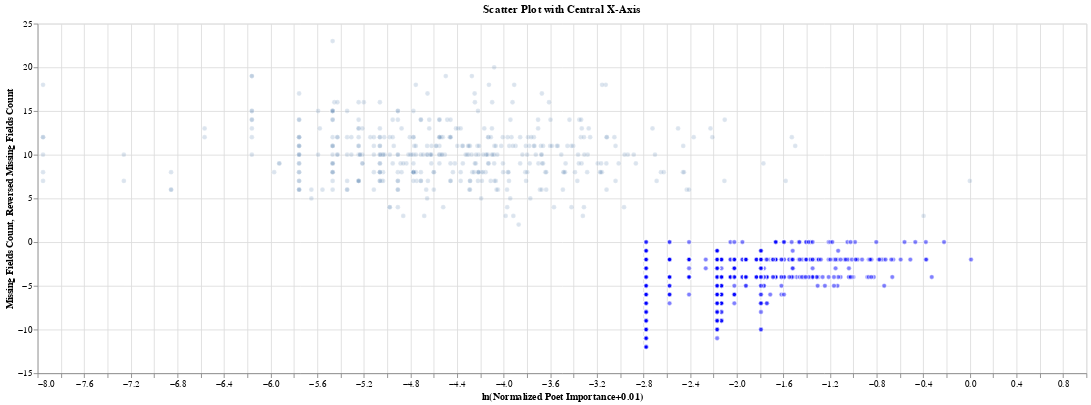

Notebook source saved alongside this figure:
### Code cell
from scipy.stats import linregress

alt.data_transformers.enable("vegafusion")

# 共享配置
base = alt.Chart().properties(
    title='Missing Fields Count vs. Reversed Missing Fields',
    width=900,
    height=400
).configure_axis(
    grid=True,  # 显示网格
    domain=True,  # 显示轴线
    domainWidth=1.5  # 调整轴线宽度
)

offset = 0  # 偏移量
work_importance_total_df['LnPoetImportance'] = np.log(work_importance_total_df['PoetImportance'] + offset)

# 移除缺失值
cleaned_df = work_importance_total_df.dropna(subset=['MissingFields', 'LnPoetImportance']).copy()

# 执行回归分析
y = cleaned_df['MissingFields']
x = cleaned_df['LnPoetImportance']
regression_result = linregress(x, y)

# print(f"Regression Slope: {regression_result.slope}")
# print(f"Regression Intercept: {regression_result.intercept}")
# print(f"Correlation Coefficient (r): {regression_result.rvalue}")
# print(f"P-value: {regression_result.pvalue}")
# print(f"Standard Error: {regression_result.stderr}")

# 添加回归预测值到 DataFrame
cleaned_df['RegressionLine'] = regression_result.slope * cleaned_df['LnPoetImportance'] + regression_result.intercept

# 绘制散点图，并设置 X 轴刻度
scatter_plot = alt.Chart(work_importance_total_df).mark_circle(
    stroke='white',  # 边框颜色设置为白色
    strokeWidth=1.5,  # 边框宽度
    opacity=0.2
).encode(
    y=alt.Y(
        'MissingFields:Q',
        title='Missing Fields Count',
        scale=alt.Scale(
            domain=[-max(poet_min_max_sorted["MissingFields"]), max(work_importance_total_df["MissingFields"])]),
        # 包含正负方向
    ),
    x=alt.X('LnPoetImportance:Q', title='ln(Normalized Poet Importance+0.01)'),
    tooltip=['workID', 'TitleHZ', 'PubStartYear', 'PoetImportance']
).properties(
    title='Missing Fields Count vs. Poet Importance',
    width=1200,
    height=400
).interactive()
poet_min_max_sorted['ReversedMissingFields'] = -poet_min_max_sorted['MissingFields']

# 绘制 poet_min_max_sorted 的反向散点图
reversed_plot = alt.Chart(poet_min_max_sorted).mark_circle(color='blue', stroke='white', strokeWidth=1.5,
                                                           opacity=0.5).encode(
    x='ln_normalized_totalWeight:Q',  # 公用横轴
    y=alt.Y(
        'ReversedMissingFields:Q',
        title='Reversed Missing Fields Count'
    ),
    tooltip=['poetID', 'NameHZ', 'ln_normalized_totalWeight', 'MissingFields']
).interactive()

# # 绘制回归线
# regression_line = alt.Chart(cleaned_df).mark_line(color='red').encode(
#     x='LnPoetImportance:Q',
#     y='RegressionLine:Q'
# )

# 合并图表并显示 X 轴在中间
final_chart = alt.layer(
    scatter_plot, reversed_plot
).properties(
    title="Scatter Plot with Central X-Axis"
).configure_axisY(
    grid=True,
    domain=True,
    domainOpacity=0.8
)
# 展示图表
# (scatter_plot + reversed_plot).show()
final_chart.show()

### Figure 1 — Vega specification as saved in the notebook (floating-point values rounded to 4 significant figures; data arrays with more than 128 entries replaced by an {"elided": "..."} marker saying what was removed)
{"$schema": "https://vega.github.io/schema/vega/v5.json", "data": [{"name": "param_19_store"}, {"name": "param_20_store"}, {"name": "source_0", "values": {"elided": "430 records"}}, {"name": "source_1", "values": {"elided": "2770 records"}}], "signals": [{"name": "unit", "value": {}, "on": [{"events": "pointermove", "update": "isTuple(group()) ? group() : unit"}]}, {"name": "param_19", "update": "vlSelectionResolve(\"param_19_store\", \"union\")"}, {"name": "param_20", "update": "vlSelectionResolve(\"param_20_store\", \"union\")"}, {"name": "param_19_LnPoetImportance", "on": [{"events": [{"source": "view", "type": "dblclick"}], "update": "null"}, {"events": {"signal": "param_19_translate_delta"}, "update": "panLinear(param_19_translate_anchor.extent_x, -param_19_translate_delta.x / width)"}, {"events": {"signal": "param_19_zoom_delta"}, "update": "zoomLinear(domain(\"x\"), param_19_zoom_anchor.x, param_19_zoom_delta)"}]}, {"name": "param_19_MissingFields", "on": [{"events": [{"source": "view", "type": "dblclick"}], "update": "null"}, {"events": {"signal": "param_19_translate_delta"}, "update": "panLinear(param_19_translate_anchor.extent_y, param_19_translate_delta.y / height)"}, {"events": {"signal": "param_19_zoom_delta"}, "update": "zoomLinear(domain(\"y\"), param_19_zoom_anchor.y, param_19_zoom_delta)"}]}, {"name": "param_19_tuple", "on": [{"events": [{"signal": "param_19_LnPoetImportance || param_19_MissingFields"}], "update": "param_19_LnPoetImportance && param_19_MissingFields ? {unit: \"view_19\", fields: param_19_tuple_fields, values: [param_19_LnPoetImportance,param_19_MissingFields]} : null"}]}, {"name": "param_19_tuple_fields", "value": [{"field": "LnPoetImportance", "channel": "x", "type": "R"}, {"field": "MissingFields", "channel": "y", "type": "R"}]}, {"name": "param_19_translate_anchor", "value": {}, "on": [{"events": [{"source": "scope", "type": "pointerdown"}], "update": "{x: x(unit), y: y(unit), extent_x: domain(\"x\"), extent_y: domain(\"y\")}"}]}, {"name": "param_19_translate_delta", "value": {}, "on": [{"events": [{"source": "window", "between": [{"source": "scope", "type": "pointerdown"}, {"source": "window", "type": "pointerup"}], "type": "pointermove", "consume": true}], "update": "{x: param_19_translate_anchor.x - x(unit), y: param_19_translate_anchor.y - y(unit)}"}]}, {"name": "param_19_zoom_anchor", "on": [{"events": [{"source": "scope", "consume": true, "type": "wheel"}], "update": "{x: invert(\"x\", x(unit)), y: invert(\"y\", y(unit))}"}]}, {"name": "param_19_zoom_delta", "on": [{"events": [{"source": "scope", "type": "wheel", "consume": true}], "update": "pow(1.001, event.deltaY * pow(16, event.deltaMode))", "force": true}]}, {"name": "param_19_modify", "on": [{"events": {"signal": "param_19_tuple"}, "update": "modify(\"param_19_store\", param_19_tuple, true)"}]}, {"name": "param_20_ln_normalized_totalWeight", "on": [{"events": [{"source": "view", "type": "dblclick"}], "update": "null"}, {"events": {"signal": "param_20_translate_delta"}, "update": "panLinear(param_20_translate_anchor.extent_x, -param_20_translate_delta.x / width)"}, {"events": {"signal": "param_20_zoom_delta"}, "update": "zoomLinear(domain(\"x\"), param_20_zoom_anchor.x, param_20_zoom_delta)"}]}, {"name": "param_20_ReversedMissingFields", "on": [{"events": [{"source": "view", "type": "dblclick"}], "update": "null"}, {"events": {"signal": "param_20_translate_delta"}, "update": "panLinear(param_20_translate_anchor.extent_y, param_20_translate_delta.y / height)"}, {"events": {"signal": "param_20_zoom_delta"}, "update": "zoomLinear(domain(\"y\"), param_20_zoom_anchor.y, param_20_zoom_delta)"}]}, {"name": "param_20_tuple", "on": [{"events": [{"signal": "param_20_ln_normalized_totalWeight || param_20_ReversedMissingFields"}], "update": "param_20_ln_normalized_totalWeight && param_20_ReversedMissingFields ? {unit: \"view_20\", fields: param_20_tuple_fields, values: [param_20_ln_normalized_totalWeight,param_20_ReversedMissingFields]} : null"}]}, {"name": "param_20_tuple_fields", "value": [{"field": "ln_normalized_totalWeight", "channel": "x", "type": "R"}, {"field": "ReversedMissingFields", "channel": "y", "type": "R"}]}, {"name": "param_20_translate_anchor", "value": {}, "on": [{"events": [{"source": "scope", "type": "pointerdown"}], "update": "{x: x(unit), y: y(unit), extent_x: domain(\"x\"), extent_y: domain(\"y\")}"}]}, {"name": "param_20_translate_delta", "value": {}, "on": [{"events": [{"source": "window", "between": [{"source": "scope", "type": "pointerdown"}, {"source": "window", "type": "pointerup"}], "consume": true, "type": "pointermove"}], "update": "{x: param_20_translate_anchor.x - x(unit), y: param_20_translate_anchor.y - y(unit)}"}]}, {"name": "param_20_zoom_anchor", "on": [{"events": [{"source": "scope", "type": "wheel", "consume": true}], "update": "{x: invert(\"x\", x(unit)), y: invert(\"y\", y(unit))}"}]}, {"name": "param_20_zoom_delta", "on": [{"events": [{"source": "scope", "consume": true, "type": "wheel"}], "update": "pow(1.001, event.deltaY * pow(16, event.deltaMode))", "force": true}]}, {"name": "param_20_modify", "on": [{"events": {"signal": "param_20_tuple"}, "update": "modify(\"param_20_store\", param_20_tuple, true)"}]}], "marks": [{"type": "symbol", "name": "view_19_marks", "from": {"data": "source_0"}, "encode": {"update": {"stroke": {"value": "white"}, "x": {"field": "LnPoetImportance", "scale": "x"}, "y": {"field": "MissingFields", "scale": "y"}, "tooltip": {"signal": "{\"workID\": format(datum[\"workID\"], \"\"), \"TitleHZ\": isValid(datum[\"TitleHZ\"]) ? datum[\"TitleHZ\"] : \"\"+datum[\"TitleHZ\"], \"PubStartYear\": format(datum[\"PubStartYear\"], \"\"), \"PoetImportance\": format(datum[\"PoetImportance\"], \"\")}"}, "fill": {"value": "#4c78a8"}, "shape": {"value": "circle"}, "strokeWidth": {"value": 1.5}, "opacity": {"value": 0.2}}}, "interactive": true, "clip": true, "style": ["circle"]}, {"type": "symbol", "name": "view_20_marks", "from": {"data": "source_1"}, "encode": {"update": {"fill": {"value": "blue"}, "x": {"field": "ln_normalized_totalWeight", "scale": "x"}, "opacity": {"value": 0.5}, "y": {"field": "ReversedMissingFields", "scale": "y"}, "shape": {"value": "circle"}, "strokeWidth": {"value": 1.5}, "stroke": {"value": "white"}, "tooltip": {"signal": "{\"poetID\": isValid(datum[\"poetID\"]) ? datum[\"poetID\"] : \"\"+datum[\"poetID\"], \"NameHZ\": isValid(datum[\"NameHZ\"]) ? datum[\"NameHZ\"] : \"\"+datum[\"NameHZ\"], \"ln_normalized_totalWeight\": format(datum[\"ln_normalized_totalWeight\"], \"\"), \"MissingFields\": format(datum[\"MissingFields\"], \"\")}"}}}, "clip": true, "interactive": true, "style": ["circle"]}], "scales": [{"name": "x", "type": "linear", "domain": {"fields": [{"data": "source_0", "field": "LnPoetImportance"}, {"data": "source_1", "field": "ln_normalized_totalWeight"}]}, "range": [0, {"signal": "width"}], "domainRaw": {"signal": "param_20[\"ln_normalized_totalWeight\"]"}, "nice": true, "zero": true}, {"name": "y", "type": "linear", "domain": [-12, 23], "range": [{"signal": "height"}, 0], "domainRaw": {"signal": "param_20[\"ReversedMissingFields\"]"}, "nice": true, "zero": true}], "axes": [{"scale": "x", "aria": false, "maxExtent": 0, "ticks": false, "grid": true, "zindex": 0, "tickCount": {"signal": "ceil(width/40)"}, "labels": false, "gridScale": "y", "minExtent": 0, "orient": "bottom", "domain": false}, {"scale": "y", "minExtent": 0, "grid": true, "tickCount": {"signal": "ceil(height/40)"}, "ticks": false, "gridScale": "x", "zindex": 0, "labels": false, "aria": false, "domain": false, "maxExtent": 0, "orient": "left"}, {"scale": "x", "labelOverlap": true, "labelFlush": true, "zindex": 0, "grid": false, "title": "ln(Normalized Poet Importance+0.01)", "tickCount": {"signal": "ceil(width/40)"}, "orient": "bottom"}, {"scale": "y", "grid": false, "labelOverlap": true, "zindex": 0, "title": "Missing Fields Count, Reversed Missing Fields Count", "orient": "left", "tickCount": {"signal": "ceil(height/40)"}}], "title": {"text": "Scatter Plot with Central X-Axis", "frame": "group"}, "background": "white", "width": 1200, "height": 400, "padding": 5, "style": "cell", "config": {"axisY": {"domain": true, "domainOpacity": 0.8, "grid": true}}}
